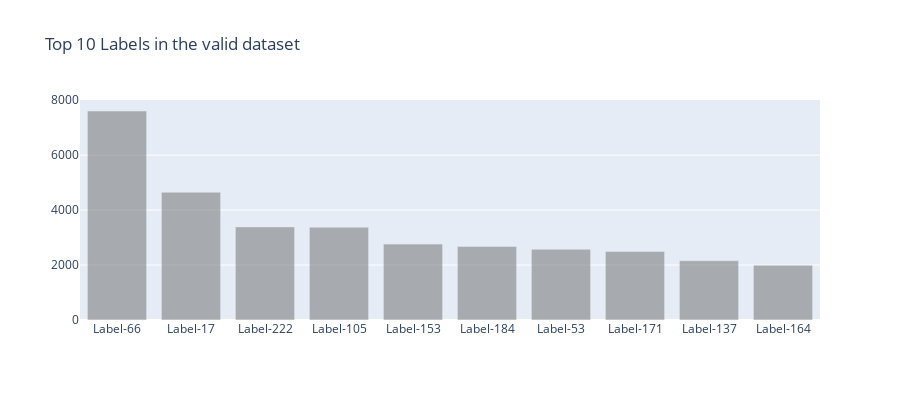

Here is the notebook cell this chart was saved with:
### Markdown cell above
Label 66 is the most used label with almost 750K images tagged with this label in the training dataset

### Code cell
temps = valid_labels.most_common(10)
labels_vl = ["Label-"+str(x[0]) for x in temps]
values = [x[1] for x in temps]

trace1 = go.Bar(x=labels_vl, y=values, opacity=0.7, name="year count", marker=dict(color='rgba(120, 120, 120, 0.8)'))
layout = dict(height=400, title='Top 10 Labels in the valid dataset', legend=dict(orientation="h"));

fig = go.Figure(data=[trace1], layout=layout);
iplot(fig);

### Figure 1 — Plotly figure (JSON) as saved in the notebook; plotly's stock layout.template omitted (floating-point values rounded to 4 significant figures)
{"data": [{"marker": {"color": "rgba(120, 120, 120, 0.8)"}, "name": "year count", "opacity": 0.7, "type": "bar", "x": ["Label-66", "Label-17", "Label-222", "Label-105", "Label-153", "Label-184", "Label-53", "Label-171", "Label-137", "Label-164"], "y": [7606, 4648, 3388, 3375, 2765, 2678, 2574, 2494, 2158, 1991]}], "layout": {"height": 400, "legend": {"orientation": "h"}, "title": {"text": "Top 10 Labels in the valid dataset"}}}
